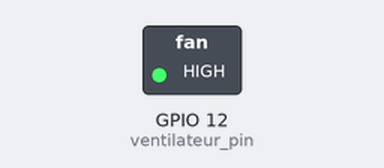
This program was run on a simulated ESP32 board running MicroPython. Parts: switched loads named in the program (green lamp = pin HIGH). At 0.5 s the program stops and its outputs stay as they are.

Above: at 0.1 s.
Timing chart, 0 to 1.6 s (numbered marks = the images above):
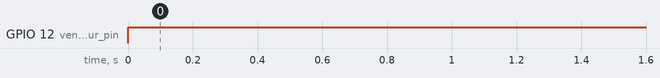

The program:

ventilo.py
```python
from machine import Pin
import time

# Configuration du GPIO pour contrôler le ventilateur
ventilateur_pin = Pin(12, Pin.OUT)

# Fonction pour définir une vitesse fixe pour le ventilateur
def regler_vitesse_fixe(vitesse):
    if vitesse < 0:
        vitesse = 0
    elif vitesse > 100:
        vitesse = 100

    # Convertir la valeur de vitesse de 0-100 à une valeur de 0-1 pour la durée active
    temps_actif = vitesse / 100.0

    # Allumer le ventilateur pendant la durée définie pour la vitesse
    ventilateur_pin.on()
    time.sleep(temps_actif)

# Définir une vitesse fixe de 50%
regler_vitesse_fixe(50)
```

Measured:
- by itself, GPIO 12 (ventilateur_pin): LOW → HIGH at 0.00 s
